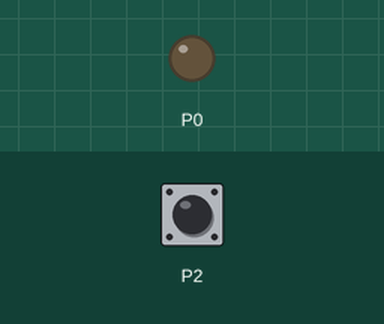
Simulated run of this program. Board: BBC micro:bit (MakeCode). Parts: output pins drawn as LEDs (lit = HIGH). Inputs (shaded band) come from the test bench; at power-on: P2 LOW.

Above: at 1.2 s.
1.3 s: P2 pulled HIGH for 0.15 s
At 1.38 s:
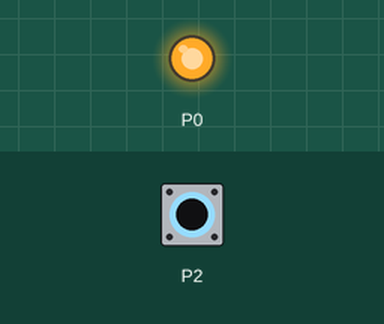
2.9 s: P2 pulled HIGH for 3.2 s
At 7.1 s:
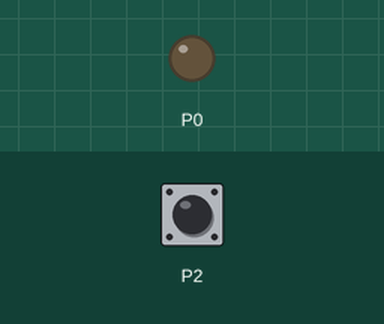
Timing chart, 0 to 8.6 s (numbered marks = the images above; inputs shaded):
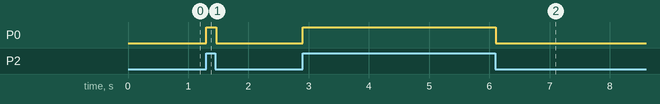

The program:

main.ts
```typescript
let definir_estado = 0
basic.forever(function () {
    definir_estado = pins.digitalReadPin(DigitalPin.P2)
    if (definir_estado == 1) {
        pins.digitalWritePin(DigitalPin.P0, 1)
    } else {
        pins.digitalWritePin(DigitalPin.P0, 0)
    }
})
```

test.ts
```typescript
// testes vão aqui; isto não será compilado quando este pacote for usado como uma extensão.
```

Measured:
- after the input at 1.3 s, P0: LOW → HIGH at once, → LOW 0.16 s later
- after the input at 2.9 s, P0: LOW → HIGH at once, → LOW 3.2 s later
